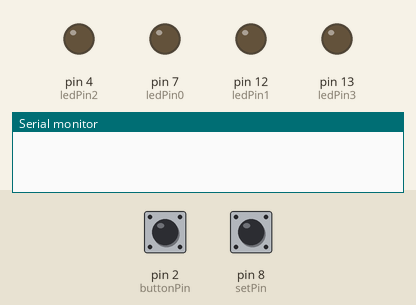
Bench run of a sketch on a simulated Arduino Uno, built with avr-gcc and run on an emulated ATmega328P. On the bench: output pins drawn as LEDs (lit = HIGH), the last lines printed to the serial monitor. The test bench sets the inputs (shaded band); at power-on: pin 2 (buttonPin) LOW, pin 8 (setPin) LOW.

Above: at 1.2 s.
1.3 s: pin 2 (buttonPin) pulled HIGH for 0.15 s
2.9 s: pin 8 (setPin) pulled HIGH for 0.15 s
At 4.4 s:
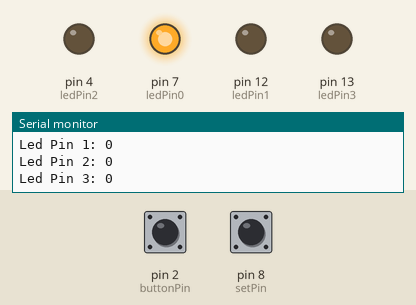
Timing chart, 0 to 5.9 s (numbered marks = the images above; inputs shaded):
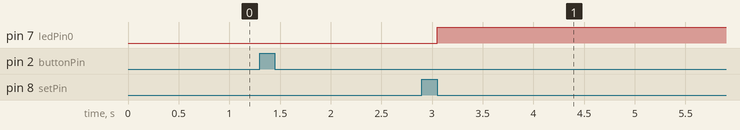

Measured:
- after the input at 2.9 s, pin 7 (ledPin0): LOW → HIGH after 0.15 s

The sketch:

counterLedsMain_finished.ino
```cpp
/****************************************************
  File name: Shachar Kaduri
  Description: Buzzer Beep
  Website:
  E-mail:
  Author:
  Date:
*****************************************************/
const int buttonPin = 2;    // the pin that the pushbutton is attached to
const int ledPin0 = 7;       // the pin that the LED is attached to
const int ledPin1 = 12;
const int ledPin2 = 4;
const int ledPin3 = 13;
const int setPin = 8;        // the pin that the setledbutton is attached to

// Variables will change:
int buttonPushCounter = 0;   // counter for the number of button presses which printed at last
int buttonState = 0;         // current state of the button
int lastButtonState = 0;     // previous state of the button
int setButtonState = 0;
int lastSetButtonState = 0;

void setup() {
  // put your setup code here, to run once:
  pinMode(setPin, INPUT); //Set the digital 8 port mode, OUTPUT: Output mode.
  pinMode(buttonPin, INPUT); //Set the digital 2 port mode, OUTPUT: Output mode.
  pinMode(ledPin0, OUTPUT);
  pinMode(ledPin1, OUTPUT);
  pinMode(ledPin2, OUTPUT);
  pinMode(ledPin3, OUTPUT);
  Serial.begin(9600);
}

void loop() {
  countPushButtonPresses();
  setButtonIsPressed();
}

void PrintAndRaiseCounter() {
  buttonPushCounter++;
  Serial.print("number of button pushes: ");
  Serial.println(buttonPushCounter);
}

void countPushButtonPresses() {
  buttonState = digitalRead(buttonPin);

  if (buttonState != lastButtonState) {
    if (buttonState == LOW) {
      PrintAndRaiseCounter();
    }
    else {
    }
    delay(50);//avoid bouncing
  }

  lastButtonState = buttonState;
}

void setButtonIsPressed() {
  setButtonState = digitalRead(setPin);

  if (setButtonState != lastSetButtonState) {
    if (setButtonState == LOW) {
      setLeds();
    }
    else {
    }
    delay(50);//avoid bouncing
  }

  lastSetButtonState = setButtonState;
}

void setLeds() {
      //printing for debugging
    Serial.println(buttonPushCounter&B0001);
    Serial.println(buttonPushCounter&B0010);
    Serial.println(buttonPushCounter&B0100);
    Serial.println(buttonPushCounter&B1000);
    Serial.print("Led Pin 0: ");
    Serial.println((buttonPushCounter&1)>>0);
    Serial.print("Led Pin 1: ");
    Serial.println((buttonPushCounter&2)>>1);
    Serial.print("Led Pin 2: ");
    Serial.println((buttonPushCounter&4)>>3);
    Serial.print("Led Pin 3: ");
    Serial.println((buttonPushCounter&8)>>7);

    digitalWrite(ledPin0, (buttonPushCounter&1)==1);
    digitalWrite(ledPin1, (buttonPushCounter&2)==2);
    digitalWrite(ledPin2, (buttonPushCounter&4)==4);
    digitalWrite(ledPin3, (buttonPushCounter&8)==8);

}
```
